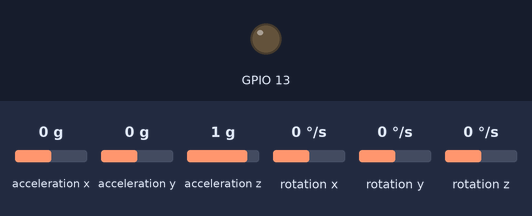
This sketch was run on a simulated ESP32. Parts: output pins drawn as LEDs (lit = HIGH). Wiring (inferred from the names in the program): MPU-9250 motion sensor at I2C address 0x68. The test bench sets the inputs (shaded band); at power-on: acceleration x 0 g, acceleration y 0 g, acceleration z 1 g, rotation x 0 °/s, rotation y 0 °/s, rotation z 0 °/s. WiFi joins after 1.5 s; servers stay silent unless stated; no MQTT or app messages arrive unless stated; what the sketch prints to the serial monitor is not drawn.

Above: at 2.3 s.
At 6.8 s:
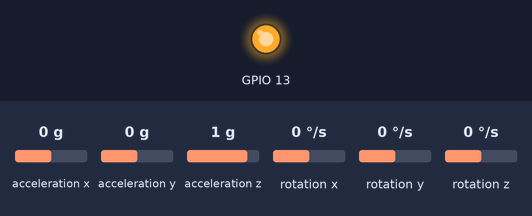
Timing chart, 0 to 8.5 s (numbered marks = the images above):
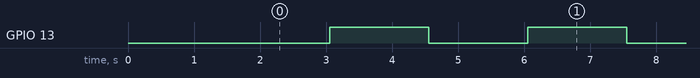

Measured:
- by itself, GPIO 13: alternates HIGH for 1.5 s and LOW for 1.5 s

The sketch:

mpu9250.ino
```cpp
#include <Wire.h>
#include <PubSubClient.h>

#include <WiFi.h>
WiFiClient TCP_Client; // Objecto do tipo TCP
PubSubClient client(TCP_Client); // Objecto do tipo cliente MQTT


//All this values were extracted from the mp9250 datasheet
//url: https://invensense.tdk.com/wp-content/uploads/2015/02/PS-MPU-9250A-01-v1.1.pdf


//PINS:
// ESP32 TO GY91
//3V3 TO VIN
//GND TO GND
//D21 TO SDA
//D22 TO SCL


#define    MPU9250_ADDRESS            0x68
#define    ACC_FULL_SCALE_2_G        0x00
#define    ACC_FULL_SCALE_4_G        0x08
#define    ACC_FULL_SCALE_8_G        0x10
#define    ACC_FULL_SCALE_16_G       0x18


volatile bool intFlag=false;

volatile int count;
hw_timer_t * timer = NULL;
portMUX_TYPE timerMux = portMUX_INITIALIZER_UNLOCKED;


void IRAM_ATTR onTime() {
   portENTER_CRITICAL_ISR(&timerMux);
   count++;
   portEXIT_CRITICAL_ISR(&timerMux);

   intFlag=true;
  digitalWrite(13, digitalRead(13) ^ 1);
}


// This function read Nbytes bytes from I2C device at address Address.
// Put read bytes starting at register Register in the Data array.
void I2Cread(uint8_t Address, uint8_t Register, uint8_t Nbytes, uint8_t* Data)
{
  // Set register address
  Wire.beginTransmission(Address);
  Wire.write(Register);
  Wire.endTransmission();

  // Read Nbytes
  Wire.requestFrom(Address, Nbytes);
  uint8_t index=0;
  while (Wire.available())
    Data[index++]=Wire.read();
}


// Write a byte (Data) in device (Address) at register (Register)
void I2CwriteByte(uint8_t Address, uint8_t Register, uint8_t Data)
{
  // Set register address
  Wire.beginTransmission(Address);
  Wire.write(Register);
  Wire.write(Data);
  Wire.endTransmission();
}


// Initial time
long int ti;
//volatile bool intFlag=false;

// Initializations
void setup()
{

  // baudrate of serial
Serial.begin(115200);
Serial.println(); Serial.print("Connecting to ");Serial.println("ZON-5590");
 WiFi.mode(WIFI_STA);

 // establishment wifi connection
 WiFi.begin("ZON-5590", "casacoelho2020");
 //WiFi.begin("Cabovisao-00A0", "tcpipemredesmicrosoft");
 while (WiFi.status() != WL_CONNECTED) {
 delay(500); Serial.print(".");
 }

 // MQTT in Raspberry  (CHECK THIS IP)
 client.setServer("192.168.1.7", 1883); // O Servidor MQTT, Broker, reside no pc “192.168.1.2”

 client.connect("esp32"); // O ESP regista-se no Broker, com o nome “esp8266”
 Serial.println("Publishing Accelerations: ");


  // Arduino initializations
  Wire.begin();


// defining timer
    timer = timerBegin(0, 120, true);
   timerAttachInterrupt(timer, &onTime, true);

   // Sets an alarm to sound every second
   timerAlarmWrite(timer, 1000000, true);
   timerAlarmEnable(timer);


  // Set accelerometers low pass filter at 5Hz, Saw this in a forum
  I2CwriteByte(MPU9250_ADDRESS,29,0x06);


  // Configure accelerometers range
  I2CwriteByte(MPU9250_ADDRESS,28,ACC_FULL_SCALE_16_G); // 16 was chosen for trial and error, it was the most stable


   pinMode(13, OUTPUT);

  // Store initial time
  ti=millis();


}


// Counter
long int cpt=0;

void callback()
{
  intFlag=true;
  digitalWrite(13, digitalRead(13) ^ 1);
}


// Main loop, read and display data
void loop(){
  while (!intFlag);
  intFlag=false;

  // Display time
  Serial.print (millis()-ti,DEC);
  Serial.print ("\t");


  // ------------------------------------
  // accelerometer

  // Read accelerometer
  uint8_t Buf[14];
  I2Cread(MPU9250_ADDRESS,0x3B,14,Buf);

  // Create 16 bits values from 8 bits data

  // Extract the 3 accelerations from the Buf

  // Accelerometer
  int16_t ax=-(Buf[0]<<8 | Buf[1]);
  int16_t ay=-(Buf[2]<<8 | Buf[3]);
  int16_t az=Buf[4]<<8 | Buf[5];


 // Sending accelerations in MQTT topics


  String Ac_X;
  String Ac_Y;
  String Ac_Z;
Ac_X = String(ax);   //Converts integer to string
Ac_Y = String(ay);
Ac_Z = String(az);
//client.publish("aceleracao_x", ax.c_str()); // Publica no Broker o tópico “temperatura” com o valor “111”
client.publish("aceleracao_x", Ac_X.c_str());
client.publish("aceleracao_y", Ac_Y.c_str());
client.publish("aceleracao_z", Ac_Z.c_str());

Serial.print(Ac_X.c_str());
Serial.print(" ");
Serial.print(Ac_Y.c_str());
Serial.print(" ");
Serial.print(Ac_Z.c_str());

  // End of line
  Serial.println("");
//  delay(100);
}
```
